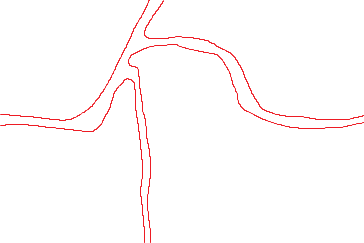
//> input picture openCV testing project/CornerDetectionOtherMethods/CornerDetectionOtherMethods/testImg3.png, 364 x 243 px
$ ./main   (built with g++ and OpenCV 4)
//> lines starting //> are read from the running program, lines starting //| are printed output that depends on the picture
#include "opencv2/highgui/highgui.hpp"
#include "opencv2/imgproc/imgproc.hpp"
#include <iostream>
#include <stdio.h>
#include <stdlib.h>

using namespace cv;
using namespace std;

/// Global variables
Mat src, src_gray;
int thresh = 200;
int max_thresh = 255;

char* source_window = "Source image";
char* corners_window = "Corners detected";

/// Function header
void cornerHarris_demo(int, void*);

/** @function main */
int main(int argc, char** argv)
{
	/// Load source image and convert it to gray
	src = imread("testImg3.png");
//> src is the input picture: 243 rows x 364 cols, CV_8UC3; mean B, G, R 251.4, 251.3, 254.7
	cvtColor(src, src_gray, CV_BGR2GRAY);
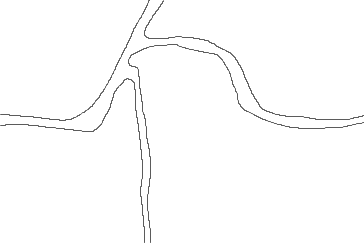
//> src_gray: 243 rows x 364 cols, CV_8UC1; min 91, max 255, mean 252.3

	/// Create a window and a trackbar
	namedWindow(source_window, CV_WINDOW_AUTOSIZE);
	createTrackbar("Threshold: ", source_window, &thresh, max_thresh, cornerHarris_demo);
	imshow(source_window, src);

	cornerHarris_demo(0, 0);

	waitKey(0);
	return(0);
}

/** @function cornerHarris_demo */
void cornerHarris_demo(int, void*)
{

	Mat dst, dst_norm, dst_norm_scaled;
	dst = Mat::zeros(src.size(), CV_32FC1);

	/// Detector parameters
	int blockSize = 2;
	int apertureSize = 3;
	double k = 0.04;

	/// Detecting corners
	cornerHarris(src_gray, dst, blockSize, apertureSize, k, BORDER_DEFAULT);
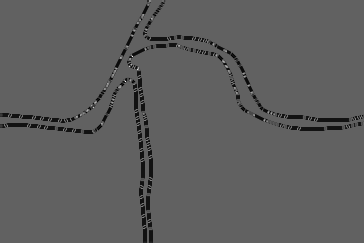
//> dst: 243 rows x 364 cols, CV_32FC1; min -0.0021, max 0.00337, mean -6.18e-05; drawn with min black and max white

	/// Normalizing
	normalize(dst, dst_norm, 0, 255, NORM_MINMAX, CV_32FC1, Mat());
	convertScaleAbs(dst_norm, dst_norm_scaled);

	/// Drawing a circle around corners
	for (int j = 0; j < dst_norm.rows; j++)
	{
		for (int i = 0; i < dst_norm.cols; i++)
		{
			if ((int)dst_norm.at<float>(j, i) > thresh)
			{
				circle(dst_norm_scaled, Point(i, j), 5, Scalar(0), 2, 8, 0);
			}
		}
	}
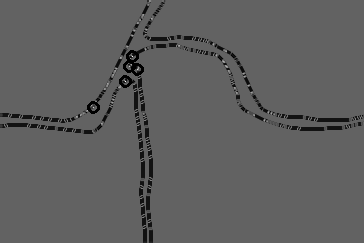
//> dst_norm_scaled: 243 rows x 364 cols, CV_8UC1; min 0, max 255, mean 94.7
	/// Showing the result
	namedWindow(corners_window, CV_WINDOW_AUTOSIZE);
	imshow(corners_window, dst_norm_scaled);
}

$ run again, with openCV testing project/CornerDetectionOtherMethods/CornerDetectionOtherMethods/testImg1.png copied over openCV testing project/CornerDetectionOtherMethods/CornerDetectionOtherMethods/testImg3.png
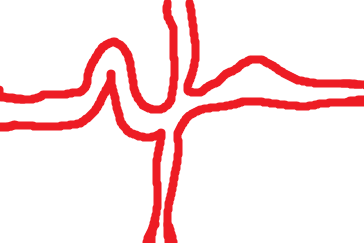
//> input picture openCV testing project/CornerDetectionOtherMethods/CornerDetectionOtherMethods/testImg1.png, 364 x 243 px
//> src is the input picture: 243 rows x 364 cols, CV_8UC3; mean B, G, R 227.7, 226.7, 252.8
//> `cvtColor(src, src_gray, CV_BGR2GRAY);`:
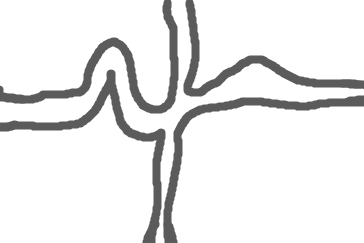
//> src_gray: 243 rows x 364 cols, CV_8UC1; min 91, max 255, mean 234.6
//> after the loop in cornerHarris_demo, `for (int j = 0; j < dst_norm.rows; j++)`:
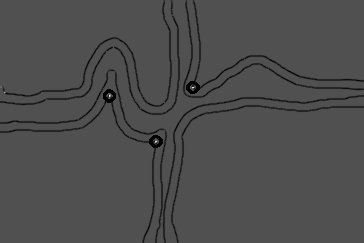
//> dst_norm_scaled: 243 rows x 364 cols, CV_8UC1; min 0, max 255, mean 77.2
